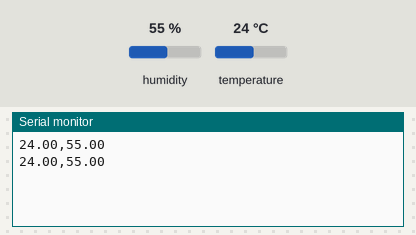
Bench run of a sketch on a simulated ATtiny85, built with avr-gcc and run on an emulated ATtiny85. Shown: the last lines printed to the serial monitor. The test bench sets the inputs (shaded band); at power-on: humidity 55 %, temperature 24 °C.

Above: at 2.8 s.
2.9 s: humidity set to 22 %
At 5.3 s:
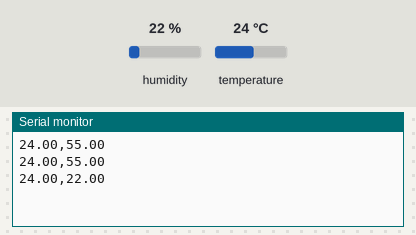
5.6 s: temperature set to 12 °C
At 6.7 s:
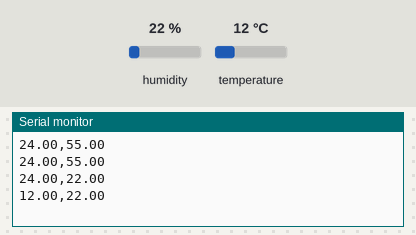
8.3 s: humidity set to 40 %
At 10.5 s:
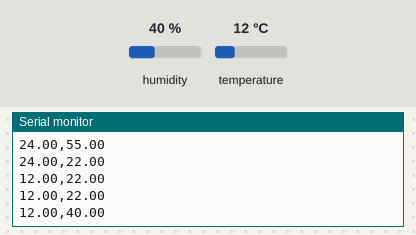
Timing chart, 0 to 12.0 s (numbered marks = the images above; inputs shaded):
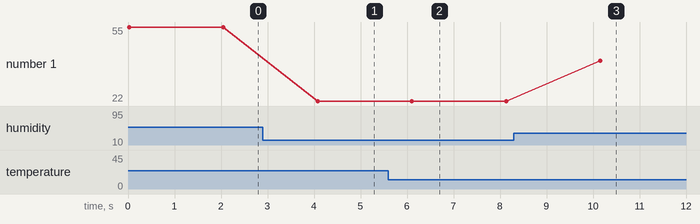

The sketch:

arduino_sernsors.ino
```cpp
#include <IRremote.h>
#include "DHT.h"

#define DHTPIN 2
#define IR_RECEIVE_PIN 4
#define IR_EMITTER_PIN 6

IRsend irsend(IR_EMITTER_PIN);
DHT dht(DHTPIN, DHT11);

unsigned int decreaseTemp[]= {
  9000,4400,550,600,500,600,500,600,550,600,500,600,550,600,500,600,550,1700,550,1700,550,1700,550,1700,550,1700,550,1700,550,1700,550,1700,550,600,500,1750,500,600,550,1700,550,600,500,1750,500,600,550,600,500,1700,550,600,550,1700,550,550,550,1700,550,600,550,1700,500,1750,500,600,550
};
unsigned int inreaseTemp[] = {
  900,4500,500,600,550,600,500,650,500,600,500,650,500,600,500,650,500,1700,550,1700,500,1750,500,1750,500,1750,500,1750,500,1750,500,1700,550,600,550,550,550,600,500,1750,500,600,550,1700,550,600,500,600,550,1700,550,1700,500,1750,500,600,550,1700,550,600,500,1750,500,1750,500,600,550
};
unsigned int power[] = {
  8900,4450,550,600,500,600,550,600,500,600,550,600,500,600,550,600,500,1700,550,1700,550,1700,550,1700,550,1700,550,1700,550,1700,550,1700,550,550,550,600,500,600,550,1700,550,1700,550,1700,550,600,500,600,550,1700,550,1700,500,1750,500,600,550,600,500,600,550,1700,550,1700,550,600,500
};
unsigned int fanSpeed[] = {
  8950,4450,500,600,550,550,550,600,500,600,550,600,500,600,550,600,500,1750,500,1750,500,1750,500,1750,500,1750,500,1700,550,1700,550,1700,550,600,500,600,550,1700,550,1700,550,600,500,1750,500,600,550,600,500,1750,500,1700,550,600,500,600,550,1700,550,600,500,1750,500,1750,500,600,550
};

void setup() {
  Serial.begin(9600);
  dht.begin();
}

void loop() {
  float h = dht.readHumidity();
  float t = dht.readTemperature();

  if (isnan(h) || isnan(t)) {
    Serial.println("E"); // Ошибка
  } else {
    Serial.print(t);
    Serial.print(",");
    Serial.println(h);
  }

  if (Serial.available() > 0) {
    char command = Serial.read();
    switch (command) {
      case 'P':
        irsend.sendRaw(power, sizeof(power) / sizeof(power[0]), 18);
        break;
      case 'I':
        irsend.sendRaw(inreaseTemp, sizeof(inreaseTemp) / sizeof(inreaseTemp[0]), 18);
        break;
      case 'D':
        irsend.sendRaw(decreaseTemp, sizeof(decreaseTemp) / sizeof(decreaseTemp[0]), 18);
        break;
      case 'S':
        irsend.sendRaw(fanSpeed, sizeof(fanSpeed) / sizeof(fanSpeed[0]), 18);
        break;
    }
  }

  delay(2000);
}
```

Measured:
- after the input at 2.9 s, the serial monitor: prints a new line after 1.2 s (image 1)
- after the input at 5.6 s, the serial monitor: prints a new line after 0.50 s (image 2)
- after the input at 8.3 s, the serial monitor: prints a new line after 1.9 s (image 3)
- plotted number 1: 55 → 22 after the input at 2.9 s, 22 → 40 after the input at 8.3 s
